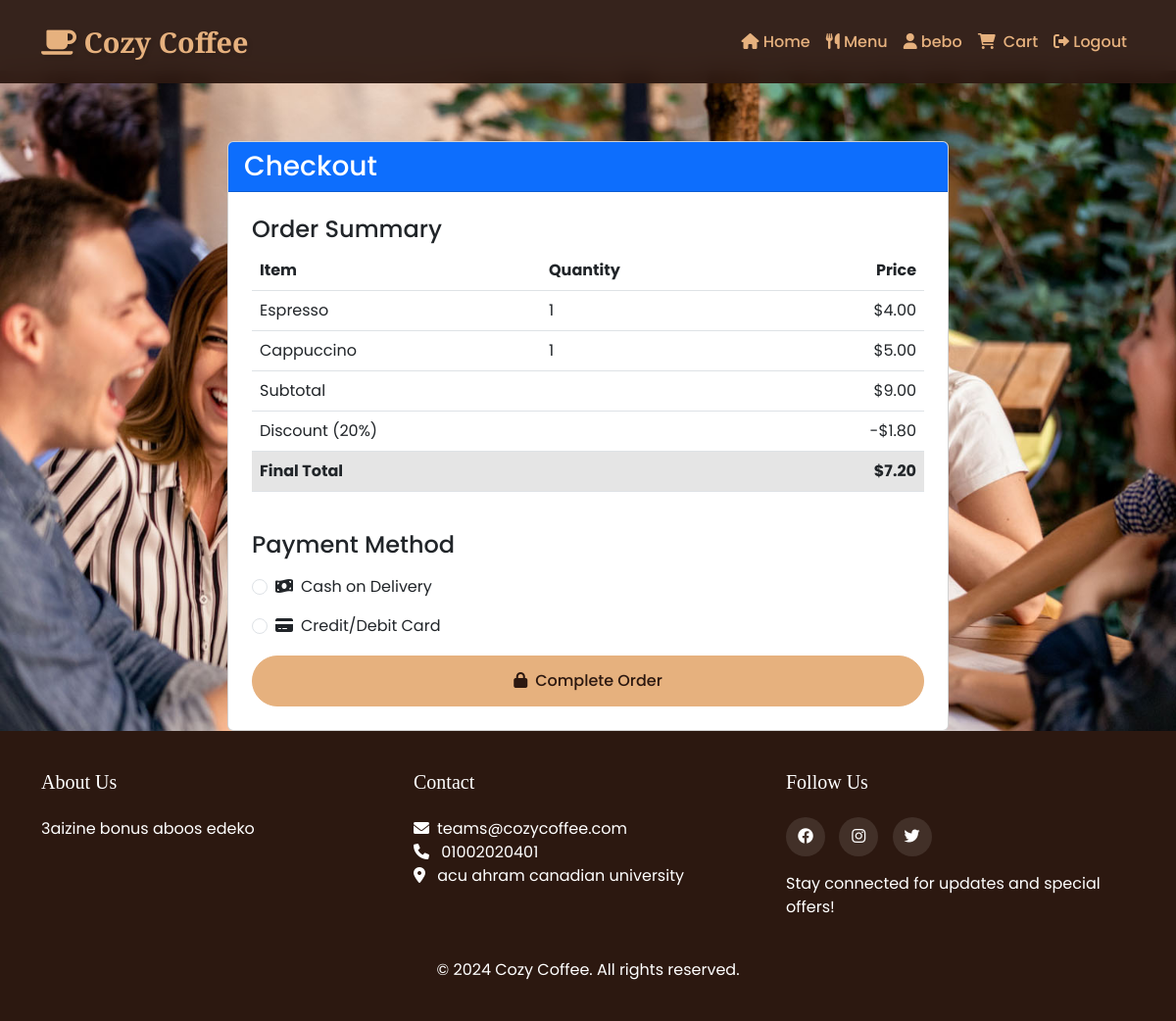
Page /checkout (signed in) on the committed database.
### app.py (models this page shows, shortened)
class User(UserMixin, db.Model):
    id = db.Column(db.Integer, primary_key=True)
    username = db.Column(db.String(80), unique=True, nullable=False)
    email = db.Column(db.String(120), unique=True, nullable=False)
    password = db.Column(db.String(120))
    is_admin = db.Column(db.Boolean, default=False)
    cart_items = db.relationship('CartItem', backref='user', lazy=True)

class CartItem(db.Model):
    id = db.Column(db.Integer, primary_key=True)
    user_id = db.Column(db.Integer, db.ForeignKey('user.id'), nullable=False)
    product_id = db.Column(db.Integer, db.ForeignKey('product.id'), nullable=False)
    quantity = db.Column(db.Integer, nullable=False, default=1)
    product = db.relationship('Product')

class Product(db.Model):
    id = db.Column(db.Integer, primary_key=True)
    name = db.Column(db.String(100), nullable=False)
    price = db.Column(db.Float, nullable=False)
    description = db.Column(db.String(200))
    image_url = db.Column(db.String(200))
    category = db.Column(db.String(50), nullable=False, default='drink')  # 'drink' or 'food'

### app.py (the view)
@app.route('/checkout', methods=['GET'])
@login_required
def checkout():
    cart_items = CartItem.query.filter_by(user_id=current_user.id).all()
    if not cart_items:
        flash_message('Your cart is empty', 'warning')
        return redirect(url_for('menu'))
    original_total = sum(item.product.price * item.quantity for item in cart_items)
    discount = original_total * 0.20  # 20% discount
    final_total = original_total - discount
    return render_template('checkout.html', cart_items=cart_items,
                         original_total=original_total,
                         discount=discount,
                         final_total=final_total)

### app.py (called while the page is built)
@app.before_request
def clear_session():
    if not request.endpoint:
        return
    if not current_user.is_authenticated:
        session.clear()
    session.permanent = False

@login_manager.user_loader
def load_user(user_id):
    return User.query.get(int(user_id))

### templates/checkout.html (shortened to what this page needs)
{% extends "base.html" %}
{% block content %}
<div class="container mt-5 pt-4">
    <div class="row justify-content-center">
        <div class="col-md-8">
            <div class="card">
                <div class="card-header bg-primary text-white">
                    <h3 class="mb-0">Checkout</h3>
                </div>
                <div class="card-body">
                    <div class="order-summary mb-4">
                        <h4>Order Summary</h4>
                        <div class="table-responsive">
                            <table class="table">
                                <thead>
                                    <tr>
                                        <th>Item</th>
                                        <th>Quantity</th>
                                        <th class="text-end">Price</th>
                                    </tr>
                                </thead>
                                <tbody>
                                    {% for item in cart_items %}
                                    <tr>
                                        <td>{{ item.product.name }}</td>
                                        <td>{{ item.quantity }}</td>
                                        <td class="text-end">${{ "%.2f"|format(item.product.price * item.quantity) }}</td>
                                    </tr>
                                    {% endfor %}
                                    <tr>
                                        <td colspan="2">Subtotal</td>
                                        <td class="text-end">${{ "%.2f"|format(original_total) }}</td>
                                    </tr>
                                    <tr class="text-success">
                                        <td colspan="2">Discount (20%)</td>
                                        <td class="text-end">-${{ "%.2f"|format(discount) }}</td>
                                    </tr>
                                    <tr class="table-active fw-bold">
                                        <td colspan="2">Final Total</td>
                                        <td class="text-end">${{ "%.2f"|format(final_total) }}</td>
                                    </tr>
                                </tbody>
                            </table>
                        </div>
                    </div>
                    <form method="POST" action="{{ url_for('process_payment') }}" id="payment-form">
                        <h4 class="mb-3">Payment Method</h4>
                        <div class="row g-3">
                            <div class="col-12">
                                <div class="form-check mb-3">
                                    <input class="form-check-input" type="radio" name="payment_method" id="cash" value="cash" required>
                                    <label class="form-check-label" for="cash">
                                        <i class="fas fa-money-bill-wave me-2"></i>Cash on Delivery
                                    </label>
                                </div>
                                <div class="form-check">
                                    <input class="form-check-input" type="radio" name="payment_method" id="card" value="card" required>
                                    <label class="form-check-label" for="card">
                                        <i class="fas fa-credit-card me-2"></i>Credit/Debit Card
                                    </label>
                                </div>
                            </div>
                            <div class="col-12">
                                <button type="submit" class="btn btn-primary w-100">
                                    <i class="fas fa-lock me-2"></i>Complete Order
                                </button>
                            </div>
                        </div>
                    </form>
                </div>
            </div>
        </div>
    </div>
</div>
{% endblock %}

### templates/base.html (shortened to what this page needs)
<!DOCTYPE html>
<html lang="en" class="h-100">
<head>
    <link href="https://cdn.jsdelivr.net/npm/bootstrap@5.3.0/dist/css/bootstrap.min.css" rel="stylesheet">
    <link rel="stylesheet" href="https://cdnjs.cloudflare.com/ajax/libs/font-awesome/6.0.0/css/all.min.css">
    <link rel="stylesheet" href="{{ url_for('static', filename='css/style.css') }}">
</head>
<body class="d-flex flex-column h-100">
    <nav class="navbar navbar-expand-lg navbar-dark fixed-top">
        <div class="container">
            <a class="navbar-brand" href="{{ url_for('home') }}">
                <i class="fas fa-coffee"></i> Cozy Coffee
            </a>
            <div class="collapse navbar-collapse" id="navbarNav">
                <ul class="navbar-nav ms-auto">
                    <li class="nav-item">
                        <a class="nav-link" href="{{ url_for('home') }}">
                            <i class="fas fa-home"></i> Home
                        </a>
                    </li>
                    <li class="nav-item">
                        <a class="nav-link" href="{{ url_for('menu') }}">
                            <i class="fas fa-utensils"></i> Menu
                        </a>
                    </li>
                    {% if current_user.is_authenticated %}
                        <li class="nav-item">
                            <span class="nav-link text-warning">
                                <i class="fas fa-user"></i> {{ current_user.username }}
                            </span>
                        </li>
                        <li class="nav-item">
                            <a class="nav-link" href="{{ url_for('cart') }}">
                                <i class="fas fa-shopping-cart me-1"></i> Cart
                            </a>
                        </li>
                        <li class="nav-item">
                            <a class="nav-link" href="{{ url_for('logout') }}">
                                <i class="fas fa-sign-out-alt"></i> Logout
                            </a>
                        </li>
                    {% endif %}
                </ul>
            </div>
        </div>
    </nav>
    <div class="container mt-5 pt-4">
    </div>
    <main class="flex-shrink-0">
        {% block content %}{% endblock %}
    </main>
    <footer class="footer mt-auto">
        <div class="container">
            <div class="row">
                <div class="col-md-4">
                    <h5>About Us</h5>
                    <p>3aizine bonus aboos edeko</p>
                </div>
                <div class="col-md-4">
                    <h5>Contact</h5>
                    <p>
                        <i class="fas fa-envelope me-2"></i>teams@cozycoffee.com<br>
                        <i class="fas fa-phone me-2"></i> 01002020401<br>
                        <i class="fas fa-map-marker-alt me-2"></i> acu ahram canadian university
                    </p>
                </div>
                <div class="col-md-4">
                    <h5>Follow Us</h5>
                    <div class="social-links">
                        <a href="#" class="text-white"><i class="fab fa-facebook"></i></a>
                        <a href="#" class="text-white"><i class="fab fa-instagram"></i></a>
                        <a href="#" class="text-white"><i class="fab fa-twitter"></i></a>
                    </div>
                    <p class="mt-3">Stay connected for updates and special offers!</p>
                </div>
            </div>
            <div class="row mt-4">
                <div class="col-12 text-center">
                    <p class="mb-0">&copy; 2024 Cozy Coffee. All rights reserved.</p>
                </div>
            </div>
        </div>
    </footer>
</body>
</html>

### static/css/style.css (style rules this page uses)
body { font-family: 'Poppins', sans-serif; background-color: #faf6f1; min-height: 100vh; display: flex; flex-direction: column; }
main { flex: 1 0 auto; background-image: url(../images/backg.jpg); background-repeat: no-repeat; background-size: cover; }
.navbar { background: rgba(44, 24, 16, 0.95); backdrop-filter: blur(10px); transition: all 0.3s ease; padding: 1rem 0; }
.navbar-brand { font-family: 'Playfair Display', serif; font-weight: 700; color: #e6b17e !important; text-shadow: 2px 2px 4px rgba(0, 0, 0, 0.2); }
.nav-link { color: #e6b17e !important; font-weight: 500; transition: all 0.3s ease; position: relative; }
.nav-link:after { content: ''; position: absolute; width: 0; height: 2px; background: #e6b17e; bottom: 0; left: 50%; transform: translateX(-50%); transition: width 0.3s ease; }
.card-body { padding: 1.5rem; border-radius: 20px; }
.btn-primary { background-color: #e6b17e; border-color: #e6b17e; color: #2c1810; font-weight: 500; padding: 0.8rem 1.5rem; border-radius: 50px; transition: all 0.3s ease; }
.footer { background-color: #2c1810; color: #e6b17e; padding: 60px 0 30px; position: relative; overflow: hidden; flex-shrink: 0; margin-top: auto; }
.footer:before { content: ''; position: absolute; top: 0; left: 0; right: 0; bottom: 0; background: url('/static/images/pattern.png'); opacity: 0.05; pointer-events: none; }
.footer h5 { font-family: 'Playfair Display', serif; color: #fff; margin-bottom: 1.5rem; }
.social-links a { display: inline-block; width: 40px; height: 40px; line-height: 40px; text-align: center; background: rgba(255, 255, 255, 0.1); border-radius: 50%; margin-right: 10px; transition: all 0.3s ease; }

### templates/base.html (style rules this page uses)
.navbar-brand { font-family: 'Playfair Display', serif; font-size: 1.8rem; }
.footer { background-color: #2c1810; color: white; padding: 40px 0; }

### rows in the picture
User: username "bebo"
CartItem: product.name "Espresso", quantity "1"
Product: item.product.price*item.quantity "4.00"
CartItem: product.name "Cappuccino", quantity "1"
Product: item.product.price*item.quantity "5.00"

### other values in the picture
{{ "%.2f"|format(original_total) }} "9.00"
{{ "%.2f"|format(discount) }} "1.80"
{{ "%.2f"|format(final_total) }} "7.20"
